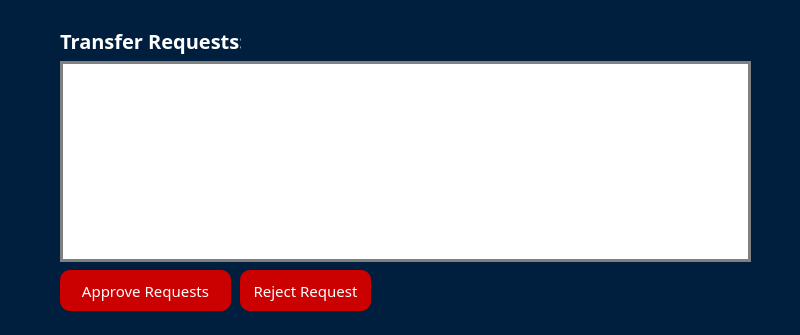
<?xml version="1.0" encoding="UTF-8"?>
<ui version="4.0">
 <class>WardenApprovalDialog</class>
 <widget class="QDialog" name="WardenApprovalDialog">
  <property name="geometry">
   <rect>
    <x>0</x>
    <y>0</y>
    <width>800</width>
    <height>335</height>
   </rect>
  </property>
  <property name="windowTitle">
   <string>Dialog</string>
  </property>
  <property name="styleSheet">
   <string notr="true">*{
	font-family: century gothic;

}

#WardenApprovalDialog{
	background-color:#001F3F;
}

QTableWidget {
    background-color: white;
    border: 3px solid gray;
    gridline-color: gray;
    font-size: 14px;
color:black;
}

QHeaderView{
	font: 700, 16pt;
}

#approve_btn,#reject_btn{
	background-color : #cb0000 ;
	border-radius : 10px;
	color:white;
	padding:10px;
	font-size: 15px;
}

#approve_btn:hover,#reject_btn:hover{
	background-color: #850101;
}

#label{
	font-size:20px;
	font-weight:bold;
	color:white;
}</string>
  </property>
  <widget class="QPushButton" name="approve_btn">
   <property name="geometry">
    <rect>
     <x>60</x>
     <y>270</y>
     <width>171</width>
     <height>41</height>
    </rect>
   </property>
   <property name="text">
    <string>Approve Requests</string>
   </property>
  </widget>
  <widget class="QPushButton" name="reject_btn">
   <property name="geometry">
    <rect>
     <x>240</x>
     <y>270</y>
     <width>131</width>
     <height>41</height>
    </rect>
   </property>
   <property name="text">
    <string>Reject Request</string>
   </property>
  </widget>
  <widget class="QTableWidget" name="requestsTableWidget">
   <property name="geometry">
    <rect>
     <x>60</x>
     <y>61</y>
     <width>691</width>
     <height>201</height>
    </rect>
   </property>
  </widget>
  <widget class="QLabel" name="label">
   <property name="geometry">
    <rect>
     <x>60</x>
     <y>20</y>
     <width>181</width>
     <height>41</height>
    </rect>
   </property>
   <property name="text">
    <string>Transfer Requests:</string>
   </property>
  </widget>
 </widget>
 <resources/>
 <connections/>
</ui>
